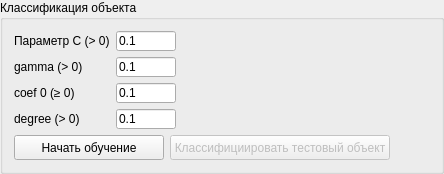
         <widget class="QGroupBox" name="groupBox_4">
          <property name="title">
           <string>Классификация объекта</string>
          </property>
          <layout class="QHBoxLayout" name="horizontalLayout_18">
           <item>
            <layout class="QVBoxLayout" name="verticalLayout_6">
             <item>
              <layout class="QHBoxLayout" name="horizontalLayout_15">
               <item>
                <layout class="QFormLayout" name="formLayout">
                 <item row="0" column="0">
                  <widget class="QLabel" name="label_6">
                   <property name="text">
                    <string>Параметр С (&gt; 0)</string>
                   </property>
                  </widget>
                 </item>
                 <item row="0" column="1">
                  <widget class="QLineEdit" name="lineEdit_C">
                   <property name="sizePolicy">
                    <sizepolicy hsizetype="Fixed" vsizetype="Fixed">
                     <horstretch>0</horstretch>
                     <verstretch>0</verstretch>
                    </sizepolicy>
                   </property>
                   <property name="minimumSize">
                    <size>
                     <width>60</width>
                     <height>20</height>
                    </size>
                   </property>
                   <property name="maximumSize">
                    <size>
                     <width>60</width>
                     <height>20</height>
                    </size>
                   </property>
                   <property name="text">
                    <string>0.1</string>
                   </property>
                  </widget>
                 </item>
                 <item row="1" column="0">
                  <widget class="QLabel" name="label_gamma">
                   <property name="text">
                    <string>gamma (&gt; 0)</string>
                   </property>
                  </widget>
                 </item>
                 <item row="1" column="1">
                  <widget class="QLineEdit" name="lineEdit_gamma">
                   <property name="sizePolicy">
                    <sizepolicy hsizetype="Fixed" vsizetype="Fixed">
                     <horstretch>0</horstretch>
                     <verstretch>0</verstretch>
                    </sizepolicy>
                   </property>
                   <property name="minimumSize">
                    <size>
                     <width>60</width>
                     <height>20</height>
                    </size>
                   </property>
                   <property name="maximumSize">
                    <size>
                     <width>60</width>
                     <height>20</height>
                    </size>
                   </property>
                   <property name="text">
                    <string>0.1</string>
                   </property>
                  </widget>
                 </item>
                 <item row="2" column="0">
                  <widget class="QLabel" name="label_coef0">
                   <property name="text">
                    <string>coef 0 (≥ 0)</string>
                   </property>
                  </widget>
                 </item>
                 <item row="2" column="1">
                  <widget class="QLineEdit" name="lineEdit_coef0">
                   <property name="sizePolicy">
                    <sizepolicy hsizetype="Fixed" vsizetype="Fixed">
                     <horstretch>0</horstretch>
                     <verstretch>0</verstretch>
                    </sizepolicy>
                   </property>
                   <property name="minimumSize">
                    <size>
                     <width>60</width>
                     <height>20</height>
                    </size>
                   </property>
                   <property name="maximumSize">
                    <size>
                     <width>60</width>
                     <height>20</height>
                    </size>
                   </property>
                   <property name="text">
                    <string>0.1</string>
                   </property>
                  </widget>
                 </item>
                 <item row="3" column="0">
                  <widget class="QLabel" name="label_degree">
                   <property name="text">
                    <string>degree (&gt; 0)</string>
                   </property>
                  </widget>
                 </item>
                 <item row="3" column="1">
                  <widget class="QLineEdit" name="lineEdit_degree">
                   <property name="sizePolicy">
                    <sizepolicy hsizetype="Fixed" vsizetype="Fixed">
                     <horstretch>0</horstretch>
                     <verstretch>0</verstretch>
                    </sizepolicy>
                   </property>
                   <property name="minimumSize">
                    <size>
                     <width>60</width>
                     <height>20</height>
                    </size>
                   </property>
                   <property name="maximumSize">
                    <size>
                     <width>60</width>
                     <height>20</height>
                    </size>
                   </property>
                   <property name="text">
                    <string>0.1</string>
                   </property>
                  </widget>
                 </item>
                </layout>
               </item>
               <item>
                <spacer name="horizontalSpacer_2">
                 <property name="orientation">
                  <enum>Qt::Horizontal</enum>
                 </property>
                 <property name="sizeHint" stdset="0">
                  <size>
                   <width>40</width>
                   <height>20</height>
                  </size>
                 </property>
                </spacer>
               </item>
              </layout>
             </item>
             <item>
              <layout class="QHBoxLayout" name="horizontalLayout_14">
               <item>
                <widget class="QPushButton" name="pushButton_train">
                 <property name="sizePolicy">
                  <sizepolicy hsizetype="Fixed" vsizetype="Fixed">
                   <horstretch>0</horstretch>
                   <verstretch>0</verstretch>
                  </sizepolicy>
                 </property>
                 <property name="minimumSize">
                  <size>
                   <width>150</width>
                   <height>25</height>
                  </size>
                 </property>
                 <property name="maximumSize">
                  <size>
                   <width>150</width>
                   <height>25</height>
                  </size>
                 </property>
                 <property name="text">
                  <string>Начать обучение</string>
                 </property>
                </widget>
               </item>
               <item>
                <widget class="QPushButton" name="pushButton_classifyTestSample">
                 <property name="enabled">
                  <bool>false</bool>
                 </property>
                 <property name="sizePolicy">
                  <sizepolicy hsizetype="Fixed" vsizetype="Fixed">
                   <horstretch>0</horstretch>
                   <verstretch>0</verstretch>
                  </sizepolicy>
                 </property>
                 <property name="minimumSize">
                  <size>
                   <width>220</width>
                   <height>25</height>
                  </size>
                 </property>
                 <property name="maximumSize">
                  <size>
                   <width>220</width>
                   <height>25</height>
                  </size>
                 </property>
                 <property name="text">
                  <string>Классифициировать тестовый объект</string>
                 </property>
                </widget>
               </item>
               <item>
                <spacer name="horizontalSpacer_3">
                 <property name="orientation">
                  <enum>Qt::Horizontal</enum>
                 </property>
                 <property name="sizeHint" stdset="0">
                  <size>
                   <width>40</width>
                   <height>20</height>
                  </size>
                 </property>
                </spacer>
               </item>
              </layout>
             </item>
            </layout>
           </item>
          </layout>
         </widget>
